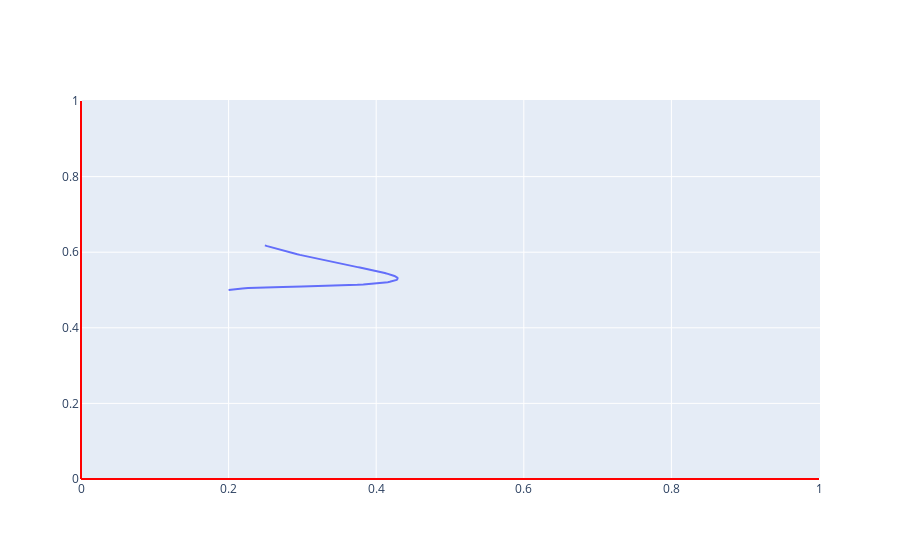

Write notebook code for a chart like this one.
### Code cell
# Plot the projections
fig_uc = go.Figure()
fig_uc.add_shape(
    type="line",
    x0=0,
    y0=0.0,
    x1=1,
    y1=0.0,
    line=dict(color="red", width=2),
)
fig_uc.add_shape(
    type="line",
    x0=0,
    y0=1.0,
    x1=0,
    y1=0.0,
    line=dict(color="red", width=2),
)



fig_uc.add_trace(go.Scatter(x=u, y=c, mode='lines', name='uc'))
fig_uc.show()
